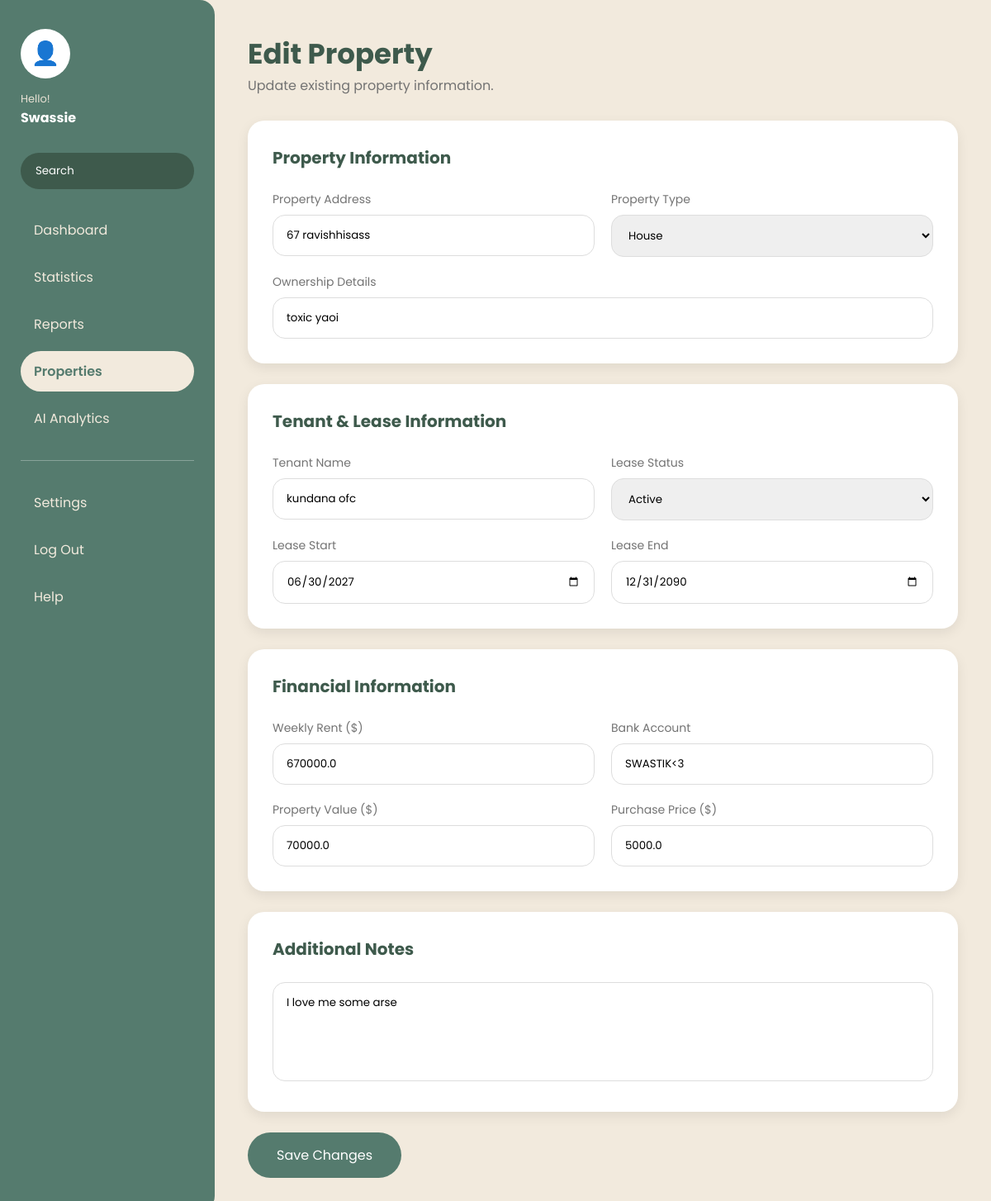
Page /edit_property/PROP002 (signed in) on the committed database.
### tables this page shows
CREATE TABLE Properties(

    propertyID TEXT PRIMARY KEY,

    userID INTEGER NOT NULL,

    propertyAddress TEXT NOT NULL,

    propertyType TEXT NOT NULL,

    ownershipData TEXT NOT NULL,

    tenantName TEXT,

    leaseStatus TEXT,

    leaseStart TEXT,

    leaseEnd TEXT,

    weeklyRent REAL,

    bankAccount TEXT,

    propertyValue REAL,

    purchasePrice REAL,

    notes TEXT,

    FOREIGN KEY(userID)
        REFERENCES Users(userID)

);

### app.py (the view, shortened to what this page needs)
@app.route(
    "/edit_property/<propertyID>",
    methods=["GET", "POST"]
)
def edit_property(propertyID):
    if "userID" not in session:
        return redirect(
            url_for("login")
        )
    userID = session["userID"]
    property = get_property(
        propertyID,
        userID
    )
    if property is None:
        return redirect(
            url_for("dashboard")
        )
    return render_template(
        "edit_property.html",
        property=property
    )

### database/database.py (called while the page is built)
def connect_database():
    connection = sqlite3.connect(
        DATABASE_NAME
    )
    connection.row_factory = sqlite3.Row
    connection.execute(
        "PRAGMA foreign_keys = ON"
    )
    return connection

### database/models.py (called while the page is built)
def get_property(propertyID, userID=None):
    conn = connect_database()
    cursor = conn.cursor()
    if userID is not None:
        cursor.execute("""
            SELECT *
            FROM Properties
            WHERE propertyID = ?
            AND userID = ?
        """, (
            propertyID,
            userID
        ))
    else:
        cursor.execute("""
            SELECT *
            FROM Properties
            WHERE propertyID = ?
        """, (propertyID,))
    property_data = cursor.fetchone()
    conn.close()
    return property_data

### templates/edit_property.html (shortened to what this page needs)
<!DOCTYPE html>
<html lang="en">
<head>
<link rel="stylesheet" href="{{ url_for('static', filename='css/add_property.css') }}">
</head>
<body>
<div class="dashboard-container">
<aside class="sidebar">
<div class="user-profile">
<div class="profile-image">
👤
</div>
<p class="hello-text">
Hello!
</p>
<h3>
{{ session["name"] }}
</h3>
</div>
<div class="search-sidebar">
<input type="text" placeholder="Search">
</div>
<nav class="sidebar-menu">
<a href="{{ url_for('dashboard') }}">
Dashboard
</a>
<a href="#">
Statistics
</a>
<a href="#">
Reports
</a>
<a href="{{ url_for('dashboard') }}" class="active">
Properties
</a>
<a href="#">
AI Analytics
</a>
<hr>
<a href="#">
Settings
</a>
<a href="{{ url_for('logout') }}">
Log Out
</a>
<a href="#">
Help
</a>
</nav>
</aside>
<main class="main-content">
<div class="page-header">
<h1>
Edit Property
</h1>
<p>
Update existing property information.
</p>
</div>
<form method="POST">
<div class="form-card">
<h2>
Property Information
</h2>
<div class="form-grid">
<div>
<label>
Property Address
</label>
<input
type="text"
name="propertyAddress"
value="{{ property.propertyAddress }}"
required>
</div>
<div>
<label>
Property Type
</label>
<select name="propertyType">
<option value="House"
{% if property.propertyType == "House" %}selected{% endif %}>
House
</option>
</select>
</div>
<div class="full-width">
<label>
Ownership Details
</label>
<input
type="text"
name="ownershipData"
value="{{ property.ownershipData }}">
</div>
</div>
</div>
<div class="form-card">
<h2>
Tenant & Lease Information
</h2>
<div class="form-grid">
<div>
<label>
Tenant Name
</label>
<input
type="text"
name="tenantName"
value="{{ property.tenantName }}">
</div>
<div>
<label>
Lease Status
</label>
<select name="leaseStatus">
<option value="Active"
{% if property.leaseStatus == "Active" %}selected{% endif %}>
Active
</option>
</select>
</div>
<div>
<label>
Lease Start
</label>
<input
type="date"
name="leaseStart"
value="{{ property.leaseStart }}">
</div>
<div>
<label>
Lease End
</label>
<input
type="date"
name="leaseEnd"
value="{{ property.leaseEnd }}">
</div>
</div>
</div>
<div class="form-card">
<h2>
Financial Information
</h2>
<div class="form-grid">
<div>
<label>
Weekly Rent ($)
</label>
<input
type="number"
name="weeklyRent"
value="{{ property.weeklyRent }}">
</div>
<div>
<label>
Bank Account
</label>
<input
type="text"
name="bankAccount"
value="{{ property.bankAccount }}">
</div>
<div>
<label>
Property Value ($)
</label>
<input
type="number"
name="propertyValue"
value="{{ property.propertyValue }}">
</div>
<div>
<label>
Purchase Price ($)
</label>
<input
type="number"
name="purchasePrice"
value="{{ property.purchasePrice }}">
</div>
</div>
</div>
<div class="form-card">
<h2>
Additional Notes
</h2>
<textarea
name="notes">{{ property.notes }}</textarea>
</div>
<button class="submit-button" type="submit">
Save Changes
</button>
</form>
</main>
</div>
</body>
</html>

### static/css/add_property.css (style rules this page uses)
* { margin:0; padding:0; box-sizing:border-box; }
body { font-family:'Poppins', sans-serif; background:#f2eadd; color:#3e5a4c; }
.dashboard-container { display:flex; min-height:100vh; }
.sidebar { width:260px; background:#557b6e; padding:35px 25px; display:flex; flex-direction:column; border-top-right-radius:18px; border-bottom-right-radius:18px; }
.user-profile { text-align:left; }
.profile-image { width:60px; height:60px; border-radius:50%; background:white; display:flex; justify-content:center; align-items:center; font-size:28px; margin-bottom:15px; }
.hello-text { color:#e8e1d4; font-size:13px; }
.user-profile h3 { color:white; font-size:16px; }
.search-sidebar { margin-top:30px; margin-bottom:25px; }
.search-sidebar input { width:100%; padding:12px 18px; border:none; border-radius:30px; background:#3e5a4c; color:white; }
.search-sidebar input::placeholder { color:white; }
.sidebar-menu { display:flex; flex-direction:column; gap:8px; }
.sidebar-menu a { text-decoration:none; color:#f2eadd; padding:12px 16px; border-radius:25px; }
.sidebar-menu .active { background:#f2eadd; color:#557b6e; font-weight:600; }
.sidebar hr { border:none; border-top:1px solid rgba(255,255,255,0.3); margin:18px 0; }
.main-content { flex:1; padding:40px; }
.page-header { margin-bottom:30px; }
.page-header h1 { font-size:34px; color:#3e5a4c; }
.page-header p { color:#737373; }
.form-card { background:white; padding:30px; border-radius:20px; margin-bottom:25px; box-shadow:0 5px 15px rgba(0,0,0,0.08); }
.form-card h2 { color:#3e5a4c; font-size:20px; margin-bottom:25px; }
.form-grid { display:grid; grid-template-columns:repeat(2,1fr); gap:20px; }
.full-width { grid-column:1 / -1; }
label { display:block; color:#737373; font-size:14px; margin-bottom:8px; }
input, select, textarea { width:100%; padding:14px 16px; border:1px solid #ddd; border-radius:15px; font-family:'Poppins', sans-serif; outline:none; }
textarea { min-height:120px; resize:none; }
.submit-button { background:#557b6e; color:white; border:none; padding:15px 35px; border-radius:30px; font-family:'Poppins', sans-serif; font-size:16px; cursor:pointer; }

### rows in the picture
Properties: propertyAddress "67 ravishhisass", propertyType "House", ownershipData "toxic yaoi", tenantName "kundana ofc", leaseStatus "Active", leaseStart "06/30/2027", leaseEnd "12/31/2090", weeklyRent "670000.0", bankAccount "SWASTIK<3", propertyValue "70000.0", purchasePrice "5000.0", notes "I love me some arse"

### other values in the picture
{{ session["name"] }} "Swassie"
